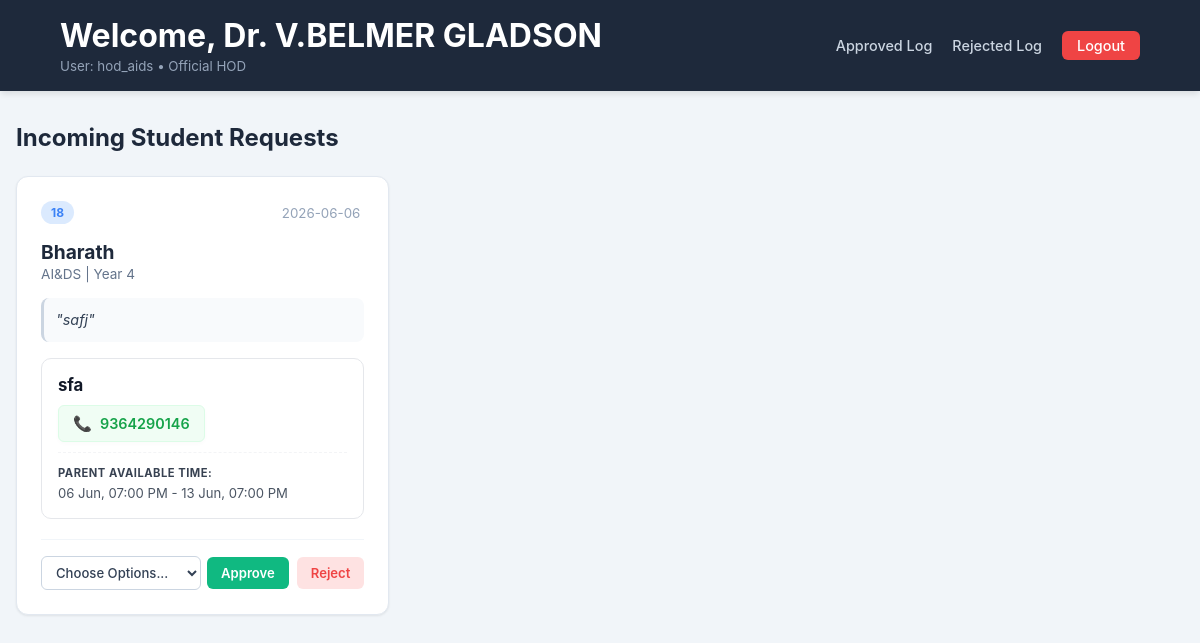
Before: /hod_page/1 (signed in) with the older database file.
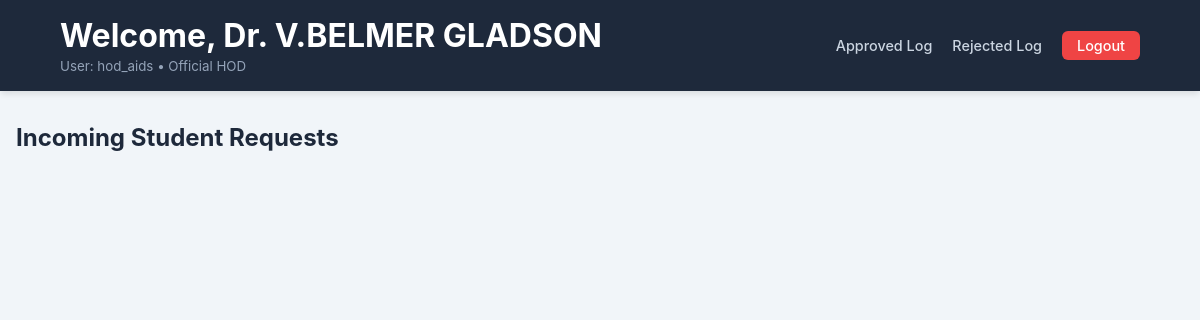
After: the same page with the newer database file.
### app.py (models this page shows, shortened)
class Letter(db.Model):
    id = db.Column(db.Integer, primary_key=True)
    student_name = db.Column(db.String(50))
    student_department = db.Column(db.String(60))
    student_year = db.Column(db.String(10))
    student_college = db.Column(db.String(100))
    category = db.Column(db.String(50))  # e.g., 'Staff, HOD, Warden'
    nameSelection = db.Column(db.String(50))
    letter_content = db.Column(db.Text)   # The main body text
    request_category = db.Column(db.String(50))
    request_date = db.Column(db.String(20)) # The date string from the form
    parent_name = db.Column(db.String(100))
    parent_no = db.Column(db.Integer)
    parent_start_time = db.Column(db.DateTime)
    parent_end_time = db.Column(db.DateTime)
    status = db.Column(db.String(20), default='Progress') # Pending, Approved, Rejected
    student_id = db.Column(db.Integer, db.ForeignKey('student.id'))
    created_at = db.Column(db.DateTime, default=datetime.utcnow)

### app.py (the view)
@app.route('/hod_page/<int:id>',methods=['GET','POST'])
@login_required
def hod_page(id) :
    if current_user.id != id:
        return render_template('error_page.html')
    hod = HOD.query.get_or_404(id)
    letters = Letter.query.filter_by(student_department=hod.department).all()
    warden = Warden.query.all()
    return render_template('hod_page.html',hod=hod,letters=letters,warden=warden)

### app.py (called while the page is built, shortened)
@login_manager.user_loader
def load_user(user_id):
    uid = int(user_id)
    user = User.query.get(uid)
    if user:
        return user

### templates/hod_page.html (shortened to what this page needs)
<!DOCTYPE html>
<html lang="en">
<head>
</head>
<body>
    <header class="dashboard-header">
        <div class="profile-info">
            <h1>Welcome, {{ hod.name }}</h1>
            <small style="color: #94a3b8;">User: {{ hod.username }} • Official HOD</small>
        </div>
        <nav class="nav-group">
            <a href="/hod_page/approval_letters/{{ hod.id }}">Approved Log</a>
            <a href="/hod_page/hod_rejected_letters/{{ hod.id }}">Rejected Log</a>
            <a href="/logout" class="logout-btn">Logout</a>
        </nav>
    </header>
    <div class="dashboard-container">
        <main class="content">
            <h2>Incoming Student Requests</h2>
            <div class="letter-grid">
                {% for l in letters %}
                {% if l.student_department == hod.department and l.status == 'Pending HOD' %}
                <div class="letter-card">
                    <div class="card-header">
                        <span class="category-badge">{{ l.id }}</span>
                        <small style="color: #94a3b8; display: block; margin-right: 4px;">{{
                            l.created_at.strftime('%Y-%m-%d') }}</small>
                    </div>
                    <div class="student-info">
                        <h3>{{ l.student_name }}</h3>
                        <p>{{ l.student_department }} | Year {{ l.student_year }}</p>
                    </div>
                    <div class="letter-body">
                        <p class="content-text">"{{ l.letter_content }}"</p>
                    </div>
                    <div class="meta-info">
                        <p>{{ l.parent_name }}</p>
                        <div class="contact-action-container">
                            <a href="tel:{{ l.parent_no }}" class="phone-call-btn" title="Click to Call">
                                <span class="phone-icon">📞</span>
                                <span class="phone-number-text">{{ l.parent_no }}</span>
                            </a>
                        </div>
                        <p>
                            <strong>Parent Available Time:</strong><br>
                            {{ l.parent_start_time.strftime('%d %b, %I:%M %p') }} - {{ l.parent_end_time.strftime('%d
                            %b, %I:%M %p') }}
                        </p>
                    </div>
                    <div class="card-footer">
                        <div class="action-buttons">
                            <form action="{{ url_for('hod_approval_letter', id=l.id) }}" method="POST"
                                class="approval-form">
                                <select required name="nameSelection" id="nameSelection">
                                    <option value="">Choose Options...</option>
                                </select>
                                <button type="submit" class="btn approve">Approve</button>
                            </form>
                            <a class="btn reject" href="{{ url_for('hod_reject_letter', id=l.id) }}"
                                onclick="return confirm('Reject this request?');">Reject</a>
                        </div>
                    </div>
                </div>
                {% endif %}
                {% endfor %}
            </div>
        </main>
    </div>
</body>
</html>

Changed rows visible on the page:
removed Letter: id "18", created_at "2026-06-06", student_name "Bharath", student_department "AI&DS", student_year "4", letter_content "safj", parent_name "sfa", parent_no "9364290146", parent_start_time "06 Jun, 07:00 PM", parent_end_time "13 Jun, 07:00 PM"
